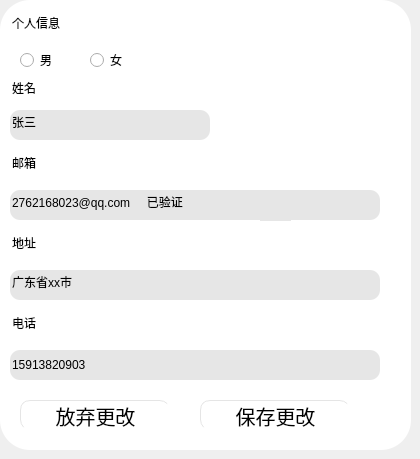
       <widget class="QWidget" name="page_2">
        <widget class="QWidget" name="widget_3" native="true">
         <property name="geometry">
          <rect>
           <x>0</x>
           <y>0</y>
           <width>411</width>
           <height>450</height>
          </rect>
         </property>
         <property name="styleSheet">
          <string notr="true">QWidget{
	background-color: rgb(255, 255, 255);
	border-radius:30px;
}
QPushButton{
	border-radius:10px;
	font:20px;
	border-left:1px solid rgb(229,229,229);
	border-top:1px solid rgb(229,229,229);
}

QPushButton:hover{
	background-color: rgb(0, 170, 255);
}

QPushButton:focus{
	background-color: rgb(0, 170, 255);
}
</string>
         </property>
         <widget class="QLineEdit" name="lineEdit_7">
          <property name="geometry">
           <rect>
            <x>10</x>
            <y>10</y>
            <width>111</width>
            <height>31</height>
           </rect>
          </property>
          <property name="text">
           <string>个人信息</string>
          </property>
         </widget>
         <widget class="QRadioButton" name="radio_nan">
          <property name="geometry">
           <rect>
            <x>20</x>
            <y>50</y>
            <width>40</width>
            <height>20</height>
           </rect>
          </property>
          <property name="text">
           <string>男</string>
          </property>
         </widget>
         <widget class="QRadioButton" name="radio_nv">
          <property name="geometry">
           <rect>
            <x>90</x>
            <y>50</y>
            <width>40</width>
            <height>20</height>
           </rect>
          </property>
          <property name="text">
           <string>女</string>
          </property>
         </widget>
         <widget class="QLineEdit" name="lineEdit_8">
          <property name="geometry">
           <rect>
            <x>10</x>
            <y>80</y>
            <width>61</width>
            <height>21</height>
           </rect>
          </property>
          <property name="text">
           <string>姓名</string>
          </property>
          <property name="readOnly">
           <bool>true</bool>
          </property>
         </widget>
         <widget class="QLineEdit" name="lineEdit_9">
          <property name="geometry">
           <rect>
            <x>10</x>
            <y>110</y>
            <width>200</width>
            <height>30</height>
           </rect>
          </property>
          <property name="styleSheet">
           <string notr="true">QLineEdit{
	border-radius:10px;
	background-color: rgb(230, 230, 230);
}</string>
          </property>
          <property name="text">
           <string>张三</string>
          </property>
         </widget>
         <widget class="QLineEdit" name="lineEdit_10">
          <property name="geometry">
           <rect>
            <x>10</x>
            <y>150</y>
            <width>61</width>
            <height>31</height>
           </rect>
          </property>
          <property name="text">
           <string>邮箱</string>
          </property>
          <property name="readOnly">
           <bool>true</bool>
          </property>
         </widget>
         <widget class="QLineEdit" name="lineEdit_11">
          <property name="geometry">
           <rect>
            <x>10</x>
            <y>190</y>
            <width>370</width>
            <height>30</height>
           </rect>
          </property>
          <property name="styleSheet">
           <string notr="true">QLineEdit{
	border-radius:10px;
	background-color: rgb(230, 230, 230);
}</string>
          </property>
          <property name="text">
           <string>2762168023@qq.com     已验证</string>
          </property>
          <property name="readOnly">
           <bool>true</bool>
          </property>
         </widget>
         <widget class="QLineEdit" name="lineEdit_12">
          <property name="geometry">
           <rect>
            <x>10</x>
            <y>230</y>
            <width>61</width>
            <height>31</height>
           </rect>
          </property>
          <property name="text">
           <string>地址</string>
          </property>
          <property name="readOnly">
           <bool>true</bool>
          </property>
         </widget>
         <widget class="QLineEdit" name="lineEdit_13">
          <property name="geometry">
           <rect>
            <x>10</x>
            <y>270</y>
            <width>370</width>
            <height>30</height>
           </rect>
          </property>
          <property name="styleSheet">
           <string notr="true">QLineEdit{
	border-radius:10px;
	background-color: rgb(230, 230, 230);
}</string>
          </property>
          <property name="text">
           <string>广东省xx市</string>
          </property>
         </widget>
         <widget class="QLineEdit" name="lineEdit_14">
          <property name="geometry">
           <rect>
            <x>10</x>
            <y>310</y>
            <width>61</width>
            <height>31</height>
           </rect>
          </property>
          <property name="text">
           <string>电话</string>
          </property>
          <property name="readOnly">
           <bool>true</bool>
          </property>
         </widget>
         <widget class="QLineEdit" name="lineEdit_15">
          <property name="geometry">
           <rect>
            <x>10</x>
            <y>350</y>
            <width>370</width>
            <height>30</height>
           </rect>
          </property>
          <property name="styleSheet">
           <string notr="true">QLineEdit{
	border-radius:10px;
	background-color: rgb(230, 230, 230);
}</string>
          </property>
          <property name="text">
           <string>15913820903</string>
          </property>
         </widget>
         <widget class="QPushButton" name="pushButton_5">
          <property name="geometry">
           <rect>
            <x>20</x>
            <y>400</y>
            <width>150</width>
            <height>30</height>
           </rect>
          </property>
          <property name="text">
           <string>放弃更改</string>
          </property>
         </widget>
         <widget class="QPushButton" name="pushButton_6">
          <property name="geometry">
           <rect>
            <x>200</x>
            <y>400</y>
            <width>150</width>
            <height>30</height>
           </rect>
          </property>
          <property name="text">
           <string>保存更改</string>
          </property>
         </widget>
         <widget class="QLabel" name="label_2">
          <property name="geometry">
           <rect>
            <x>260</x>
            <y>190</y>
            <width>31</width>
            <height>31</height>
           </rect>
          </property>
          <property name="styleSheet">
           <string notr="true">QLabel{
	
	background-color: rgb(230, 230, 230);
}</string>
          </property>
          <property name="text">
           <string/>
          </property>
          <property name="pixmap">
           <pixmap resource="images.qrc">:/dui.png</pixmap>
          </property>
          <property name="scaledContents">
           <bool>true</bool>
          </property>
         </widget>
        </widget>
       </widget>
